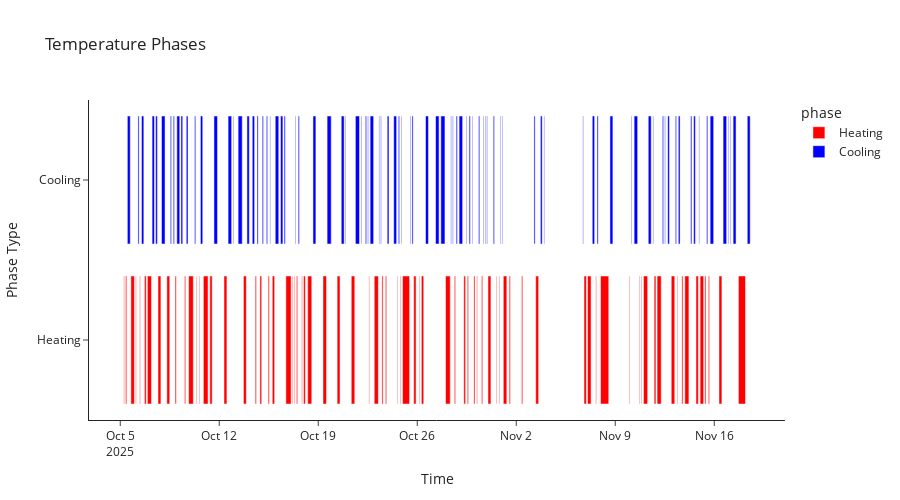

Write notebook code for a chart like this one.
### Code cell
temp_phase_chart = plot_timeline(
    temp_cycles,
    start_col="start_time",
    end_col='end_time',
    phase_col='phase',
    color_map={'Heating': 'red', 'Cooling': 'blue'},
    title="Temperature Phases",
    hover_data={'start_time': True, 'end_time': True, 'delta': True},
    height=500,
    template="simple_white",
    show=False
)

temp_phase_chart.show()
